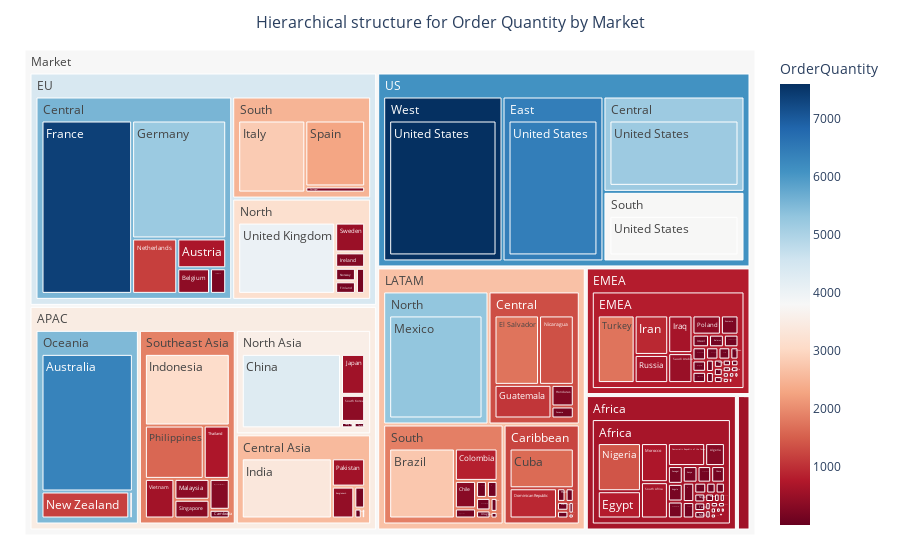
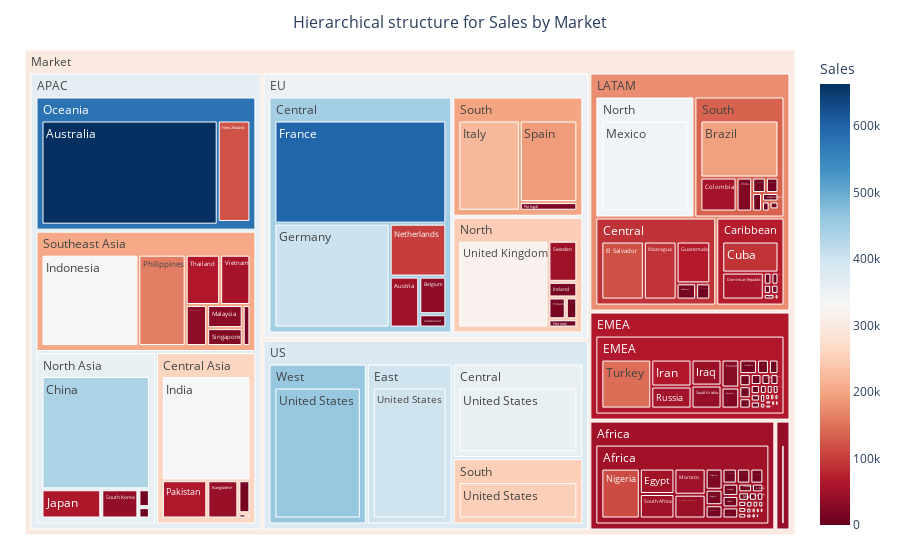

Here is the notebook cell these charts were saved with, in order:
### Markdown cell above
### <span style="color: green">Hierarchical structure for Order Quantity and Sales by each Market</span>

#### <span style="color: green">*Cấu trúc phân cấp cho số lượng đặt hàng và doanh số bán hàng theo từng thị trường kinh doanh*</span>

### Code cell
#create DataFrame between OrderQuantity and Sales by Category
df = data_mix.groupby(['Market','Region','Country']).agg({'OrderQuantity': sum, 'Sales': sum})[['OrderQuantity','Sales']].reset_index()

#create treemap for Market by Order Quantity
import plotly.express as px
import numpy as np
fig = px.treemap(df, path=[px.Constant('Market'),'Market','Region','Country'], values='OrderQuantity',  
                 color="OrderQuantity", hover_data=['Country'],color_continuous_scale='RdBu')
fig.update_layout(margin = dict(t=50, l=25, r=25, b=25),title_font_size=16,
        title={'text': "Hierarchical structure for Order Quantity by Market",
           'x':0.5,'y':0.97,'xanchor': 'center','yanchor': 'top'})
fig.show()


#create treemap for Market by Sales
import plotly.express as px
import numpy as np
fig = px.treemap(df, path=[px.Constant('Market'),'Market','Region','Country'], values='Sales',  
                 color="Sales", hover_data=['Country'],color_continuous_scale='RdBu')
fig.update_layout(margin = dict(t=50, l=25, r=25, b=25),title_font_size=16,
        title={'text': "Hierarchical structure for Sales by Market",
           'x':0.5,'y':0.97,'xanchor': 'center','yanchor': 'top'})
fig.show()

### Figure 1 — Plotly figure (JSON) as saved in the notebook; plotly's stock layout.template omitted (floating-point values rounded to 4 significant figures; data arrays with more than 128 entries replaced by an {"elided": "..."} marker saying what was removed)
{"data": [{"branchvalues": "total", "customdata": {"elided": "163x2 mixed values"}, "domain": {"x": [0, 1], "y": [0, 1]}, "hovertemplate": "labels=%{label}<br>OrderQuantity_sum=%{value}<br>parent=%{parent}<br>id=%{id}<br>Country=%{customdata[0]}<br>OrderQuantity=%{color}<extra></extra>", "ids": {"elided": "163 str values"}, "labels": {"elided": "163 str values"}, "marker": {"coloraxis": "coloraxis", "colors": {"elided": "163 float values"}}, "name": "", "parents": {"elided": "163 str values"}, "type": "treemap", "values": {"elided": "163 int values"}}], "layout": {"coloraxis": {"colorbar": {"title": {"text": "OrderQuantity"}}, "colorscale": [[0, "rgb(103,0,31)"], [0.1, "rgb(178,24,43)"], [0.2, "rgb(214,96,77)"], [0.3, "rgb(244,165,130)"], [0.4, "rgb(253,219,199)"], [0.5, "rgb(247,247,247)"], [0.6, "rgb(209,229,240)"], [0.7, "rgb(146,197,222)"], [0.8, "rgb(67,147,195)"], [0.9, "rgb(33,102,172)"], [1, "rgb(5,48,97)"]]}, "legend": {"tracegroupgap": 0}, "margin": {"b": 25, "l": 25, "r": 25, "t": 50}, "title": {"font": {"size": 16}, "text": "Hierarchical structure for Order Quantity by Market", "x": 0.5, "xanchor": "center", "y": 0.97, "yanchor": "top"}}}

### Figure 2 — Plotly figure (JSON) as saved in the notebook; plotly's stock layout.template omitted (floating-point values rounded to 4 significant figures; data arrays with more than 128 entries replaced by an {"elided": "..."} marker saying what was removed)
{"data": [{"branchvalues": "total", "customdata": {"elided": "163x2 mixed values"}, "domain": {"x": [0, 1], "y": [0, 1]}, "hovertemplate": "labels=%{label}<br>Sales_sum=%{value}<br>parent=%{parent}<br>id=%{id}<br>Country=%{customdata[0]}<br>Sales=%{color}<extra></extra>", "ids": {"elided": "163 str values"}, "labels": {"elided": "163 str values"}, "marker": {"coloraxis": "coloraxis", "colors": {"elided": "163 float values"}}, "name": "", "parents": {"elided": "163 str values"}, "type": "treemap", "values": {"elided": "163 float values"}}], "layout": {"coloraxis": {"colorbar": {"title": {"text": "Sales"}}, "colorscale": [[0, "rgb(103,0,31)"], [0.1, "rgb(178,24,43)"], [0.2, "rgb(214,96,77)"], [0.3, "rgb(244,165,130)"], [0.4, "rgb(253,219,199)"], [0.5, "rgb(247,247,247)"], [0.6, "rgb(209,229,240)"], [0.7, "rgb(146,197,222)"], [0.8, "rgb(67,147,195)"], [0.9, "rgb(33,102,172)"], [1, "rgb(5,48,97)"]]}, "legend": {"tracegroupgap": 0}, "margin": {"b": 25, "l": 25, "r": 25, "t": 50}, "title": {"font": {"size": 16}, "text": "Hierarchical structure for Sales by Market", "x": 0.5, "xanchor": "center", "y": 0.97, "yanchor": "top"}}}
